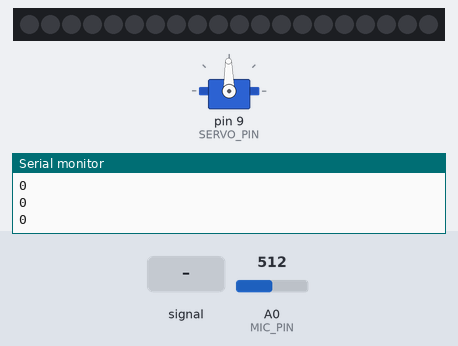
A sketch run on a simulated Arduino Nano, built with avr-gcc and run on an emulated ATmega328P. Shown: 20 RGB LEDs in strip order, left to right, servo, the last lines printed to the serial monitor. Wiring (inferred from the names in the program): servo: signal pin 9. The inputs (shaded band) are chosen by the test bench; at power-on: A0 (MIC_PIN) = 512. Dim RGB values are drawn brighter than linear; random numbers use the default seed unless the sketch sets one; servo pulses on a pin are drawn as a servo (544–2400 µs = 0–180°).

Above: at 1.6 s.
1.7 s: A0 (MIC_PIN) fed a 200 Hz sine of ±81 counts around its level
At 2.64 s:
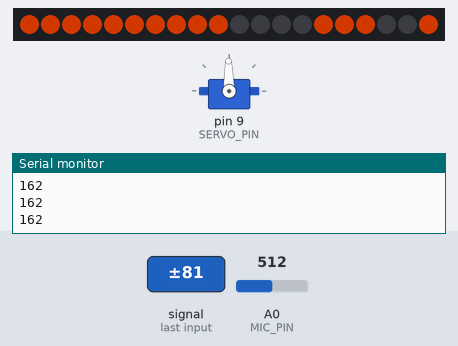
At 3.27 s:
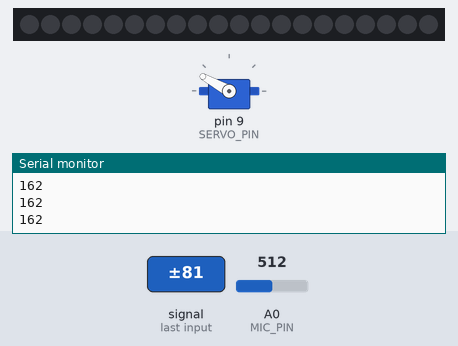
3.8 s: A0 (MIC_PIN) set to 716
5.3 s: A0 (MIC_PIN) fed a 1000 Hz sine of ±255 counts around its level
At 6.98 s:
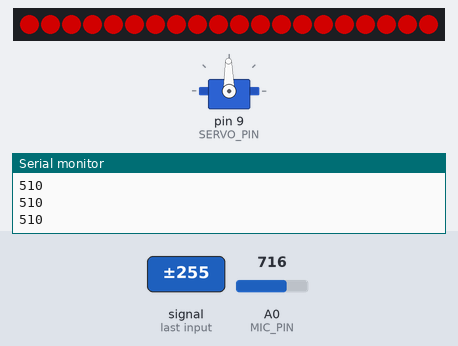
7.8 s: A0 (MIC_PIN) set to 900
Timing chart, 0 to 10.5 s (numbered marks = the images above; inputs shaded):
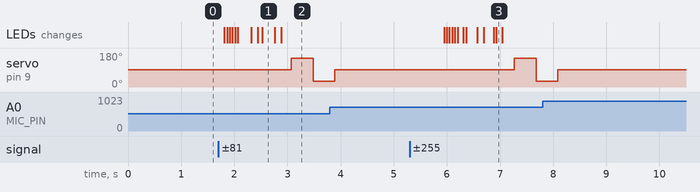

The sketch:

Ceiling1_test.ino
```cpp
/*
  Voice-triggered angry LED pattern + servo gesture
  Target: Arduino Nano (ATmega328P)
  Library needed: FastLED (the Servo library is intentionally NOT used --
  it collides with FastLED over Timer1 and causes a __vector_11 linker error)

  What it does:
    1. Listens to a MAX9814 microphone on A0, measuring peak-to-peak
       amplitude over short 50ms windows.
    2. If sound stays above VOICE_THRESHOLD in enough recent windows
       (a sustained burst, like speech, rather than a single clap or bump),
       it triggers the sequence.
    3. Sequence: angry LED pattern on one WS2812 string, then a servo gesture.
    4. Cooldown, then it listens again.

  Wiring (adjust to match your build):
    Pin 5  -> WS2812 data in (through ~330 ohm resistor)
    Pin 9  -> servo signal
    A0     -> MAX9814 OUT
    A1     -> leave unconnected (used only to seed the random generator)
    Pins 0/1 untouched (reserved for the DFPlayer Mini later)

  NOTE ON "VOICE DETECTION": this detects sustained loudness, not voice
  specifically. TV audio, music, or a loud conversation nearby will trigger
  it too. Tune VOICE_THRESHOLD with DEBUG_SERIAL turned on.
*/

#include <FastLED.h>

// ---------- LED configuration ----------
#define LED_PIN         5
#define NUM_LEDS       20
#define COLOR_ORDER   GRB     // WS2812 is normally GRB; change here if colors look wrong
#define LED_BRIGHTNESS 120    // 0-255

// ---------- Servo configuration ----------
#define SERVO_PIN       9
#define SERVO_MIN_ANGLE 30
#define SERVO_MAX_ANGLE 150

// ---------- Microphone configuration ----------
#define MIC_PIN             A0
#define SAMPLE_WINDOW_MS    50    // length of each loudness measurement
#define VOICE_THRESHOLD     100   // peak-to-peak ADC counts (0-1023); tune this
#define WINDOWS_TRACKED      6    // how many recent windows to remember
#define WINDOWS_REQUIRED     3    // how many of those must be loud to trigger
#define COOLDOWN_MS       1500    // ignore the mic after a sequence (servo/LED noise)

#define DEBUG_SERIAL         1    // 1 = print mic levels to Serial Monitor (set to 0 when the DFPlayer uses pins 0/1)

// ---------- Globals ----------
CRGB leds[NUM_LEDS];
uint8_t voiceHistory = 0;   // bit history of recent windows, 1 = loud

void setup() {
#if DEBUG_SERIAL
  Serial.begin(115200);
#endif

  randomSeed(analogRead(A1));   // floating pin gives a different seed each power-up

  FastLED.addLeds<WS2812B, LED_PIN, COLOR_ORDER>(leds, NUM_LEDS);
  FastLED.setBrightness(LED_BRIGHTNESS);
  fill_solid(leds, NUM_LEDS, CRGB::Black);
  FastLED.show();

  pinMode(SERVO_PIN, OUTPUT);
  moveServoTo(90, 400);   // start centered
}

void loop() {
  int level = measurePeakToPeak();

#if DEBUG_SERIAL
  Serial.println(level);
#endif

  // Shift in this window's result (1 = loud), keep only the last N windows
  voiceHistory = ((voiceHistory << 1) | (level > VOICE_THRESHOLD ? 1 : 0))
                 & ((1 << WINDOWS_TRACKED) - 1);

  if (__builtin_popcount(voiceHistory) >= WINDOWS_REQUIRED) {
    runAngrySequence();
    runServoMove();
    delay(COOLDOWN_MS);
    voiceHistory = 0;   // start fresh so the sequence's own noise doesn't retrigger
  }
}

// ================= MIC: peak-to-peak loudness over one window =================
// The MAX9814 output sits on a DC bias (~1.25V), so the absolute reading
// doesn't matter -- the swing between highest and lowest sample does.
int measurePeakToPeak() {
  unsigned long start = millis();
  int sampleMin = 1023;
  int sampleMax = 0;
  while (millis() - start < SAMPLE_WINDOW_MS) {
    int s = analogRead(MIC_PIN);
    if (s < sampleMin) sampleMin = s;
    if (s > sampleMax) sampleMax = s;
  }
  return sampleMax - sampleMin;
}

// ================= ANGRY: hot, sharp, erratic =================
void runAngrySequence() {
  // Sharp red flash x3
  for (int f = 0; f < 3; f++) {
    fill_solid(leds, NUM_LEDS, CRGB::Red);
    FastLED.show();
    delay(50);
    fill_solid(leds, NUM_LEDS, CRGB::Black);
    FastLED.show();
    delay(50);
  }

  // Fast erratic chase, random order/timing
  for (int i = 0; i < NUM_LEDS; i++) {
    int idx = random(0, NUM_LEDS);
    leds[idx] = CRGB::OrangeRed;
    FastLED.show();
    delay(random(10, 40));
  }

  // Rapid strobe burst
  for (int s = 0; s < 8; s++) {
    fill_solid(leds, NUM_LEDS, (s % 2 == 0) ? CRGB::Red : CRGB::Black);
    FastLED.show();
    delay(random(15, 60));
  }

  fadeToBlackAll(20, 10);
}

// ================= SERVO: simple gesture =================
void runServoMove() {
  moveServoTo(SERVO_MAX_ANGLE, 400);
  moveServoTo(SERVO_MIN_ANGLE, 400);
  moveServoTo(90, 400);   // return to center
}

// Sends standard 50Hz hobby-servo pulses (1-2ms high out of a 20ms period)
// for holdMillis, long enough for the servo to reach and settle at the angle.
void moveServoTo(int angleDegrees, int holdMillis) {
  int pulseWidthUs = map(angleDegrees, 0, 180, 1000, 2000);
  int cycles = holdMillis / 20;
  for (int i = 0; i < cycles; i++) {
    digitalWrite(SERVO_PIN, HIGH);
    delayMicroseconds(pulseWidthUs);
    digitalWrite(SERVO_PIN, LOW);
    delay(20 - (pulseWidthUs / 1000));
  }
}

// ================= Helper: fade all LEDs to black =================
void fadeToBlackAll(uint8_t fadeAmount, int stepDelay) {
  for (int step = 0; step < 15; step++) {
    fadeToBlackBy(leds, NUM_LEDS, fadeAmount);
    FastLED.show();
    delay(stepDelay);
  }
}
```

Measured:
- after the input at 1.7 s, servo on pin 9 (SERVO_PIN): 91° → 151° after 1.4 s, → 31° 0.42 s later; the LEDs: first change after 0.11 s (image 1 shows a later state)
- after the input at 5.3 s, servo on pin 9 (SERVO_PIN): 91° → 151° after 2.0 s, → 31° 0.42 s later; the LEDs: change after 0.65 s (image 3)
